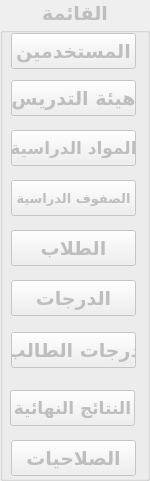
   <widget class="QGroupBox" name="groupBox">
    <property name="enabled">
     <bool>false</bool>
    </property>
    <property name="geometry">
     <rect>
      <x>940</x>
      <y>20</y>
      <width>150</width>
      <height>481</height>
     </rect>
    </property>
    <property name="font">
     <font>
      <family>Tajawal</family>
      <pointsize>14</pointsize>
      <weight>75</weight>
      <bold>true</bold>
     </font>
    </property>
    <property name="title">
     <string>القائمة</string>
    </property>
    <property name="alignment">
     <set>Qt::AlignCenter</set>
    </property>
    <widget class="QPushButton" name="pushButton">
     <property name="geometry">
      <rect>
       <x>11</x>
       <y>33</y>
       <width>125</width>
       <height>36</height>
      </rect>
     </property>
     <property name="text">
      <string>المستخدمين</string>
     </property>
    </widget>
    <widget class="QPushButton" name="pushButton_2">
     <property name="geometry">
      <rect>
       <x>11</x>
       <y>80</y>
       <width>125</width>
       <height>36</height>
      </rect>
     </property>
     <property name="text">
      <string>هيئة التدريس</string>
     </property>
    </widget>
    <widget class="QPushButton" name="pushButton_3">
     <property name="geometry">
      <rect>
       <x>11</x>
       <y>130</y>
       <width>125</width>
       <height>36</height>
      </rect>
     </property>
     <property name="font">
      <font>
       <pointsize>13</pointsize>
      </font>
     </property>
     <property name="text">
      <string>المواد الدراسية</string>
     </property>
    </widget>
    <widget class="QPushButton" name="pushButton_4">
     <property name="geometry">
      <rect>
       <x>11</x>
       <y>230</y>
       <width>125</width>
       <height>36</height>
      </rect>
     </property>
     <property name="text">
      <string>الطلاب</string>
     </property>
    </widget>
    <widget class="QPushButton" name="pushButton_5">
     <property name="geometry">
      <rect>
       <x>11</x>
       <y>280</y>
       <width>125</width>
       <height>36</height>
      </rect>
     </property>
     <property name="text">
      <string>الدرجات</string>
     </property>
    </widget>
    <widget class="QPushButton" name="pushButton_6">
     <property name="geometry">
      <rect>
       <x>11</x>
       <y>440</y>
       <width>125</width>
       <height>36</height>
      </rect>
     </property>
     <property name="text">
      <string>الصلاحيات</string>
     </property>
    </widget>
    <widget class="QPushButton" name="pushButton_36">
     <property name="geometry">
      <rect>
       <x>11</x>
       <y>332</y>
       <width>125</width>
       <height>36</height>
      </rect>
     </property>
     <property name="text">
      <string>درجات الطالب</string>
     </property>
    </widget>
    <widget class="QPushButton" name="pushButton_67">
     <property name="geometry">
      <rect>
       <x>11</x>
       <y>180</y>
       <width>125</width>
       <height>36</height>
      </rect>
     </property>
     <property name="font">
      <font>
       <pointsize>10</pointsize>
      </font>
     </property>
     <property name="text">
      <string>الصفوف الدراسية</string>
     </property>
    </widget>
    <widget class="QPushButton" name="pushButton_72">
     <property name="geometry">
      <rect>
       <x>10</x>
       <y>390</y>
       <width>125</width>
       <height>36</height>
      </rect>
     </property>
     <property name="font">
      <font>
       <pointsize>13</pointsize>
      </font>
     </property>
     <property name="text">
      <string>النتائج النهائية</string>
     </property>
    </widget>
   </widget>
